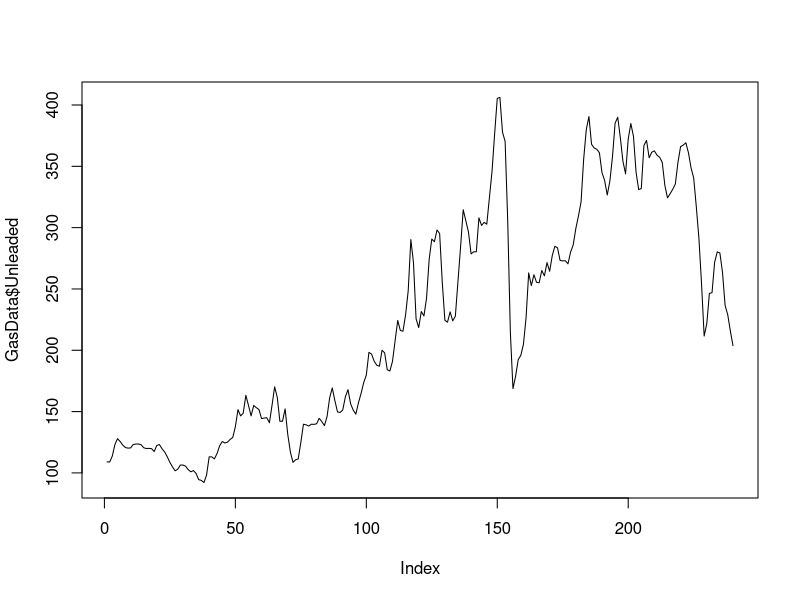
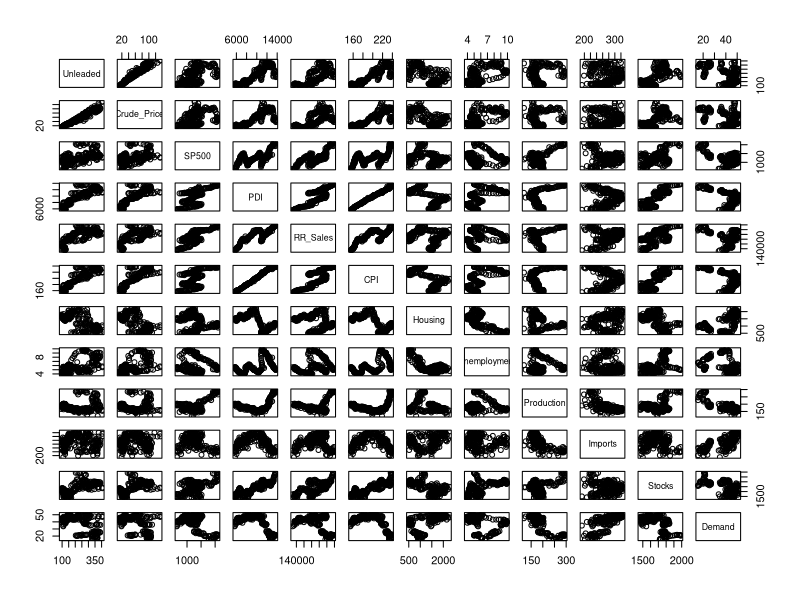
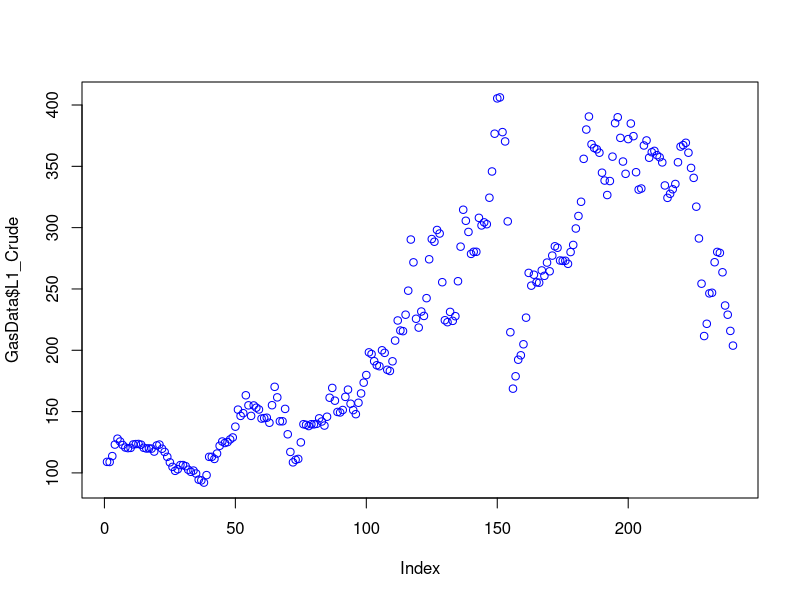

Write R code to recreate these figures, in order. (Note: this script raises an error after producing the figures.)
library(forecast)
library(tseries)

GasData <- read.csv("GasData.csv")

#plot the variable called "unleaded" 
plot(GasData$Unleaded, type = "l")

#Scatterplot Matrix
plot(GasData)
cor(GasData)

plot(GasData$Unleaded, GasData$L1_Crude, col = "blue")

#Fit a regression
lm1 <- lm(Unleaded ~ L1_Crude + L1_SP500 + L1_RR_Sales + L1_Unemp, data = GasData)

#Fit the same regression
lm(Unleaded ~ ., data = GasData)

#Summary
summary(lm1)


#Regression coefficients
coef(summary(lm1))


#Fit a regression without intercept
lm(Unleaded ~ L1_Crude + L1_Unemp + L1_SP500 + L1_RR_Sales - 1, data = GasData)

#Fit a regression with a transformed variable
lm(Unleaded ~ L1_Crude + L1_Unemp + I(log(L1_SP500)) + L1_RR_Sales - 1, data = GasData)

#Extract R Squared
summary(lm1)$r.squared

#Extract adjusted R-squared
summary(lm1)$adj.r.squared

#Extract standard error
sigma(lm1)


#Extract residuals 
lm1_resid <- residuals(lm1)

#Extract Residuals
lm1_fitted <- fitted(lm1)


#Plot Histogram
hist(lm1_resid)

#QQ Plot
qqnorm(lm1_resid)
qqline(lm1_resid)

#Jarque-bera test
jarque.bera.test(lm1_resid)

#Shapiro-Wilk test 
shapiro.test(lm1_resid)

#Kolmogorov-Smirnov test
ks.test(lm1_resid, y = "rnorm")

#Plot Residuals against Fitted Values
plot(lm1_fitted, lm1_resid)

#Plot Squared Residuals against Fitted Values
plot(lm1_fitted, lm1_resid^2)

#Plot Residuals against all x variables
pairs(lm1_resid ~ . , data = GasData[,-1])

#Plot Residuals against Time
plot(lm1_resid, type = "l")


#Plot Residuals against Time
plot(lm1_resid, type = "l")
#Draw the mean line at 0 in Blue
abline(h=0, col = "blue")


#ACF and the PACF of the residuals 
tsdisplay(lm1_resid)


#Create studentized residuals 
lm1_resid_st <- rstandard(lm1)

#Plot the Residuals
plot(lm1_resid_st)
#Draw two horizontal lines at 2 and -2 
abline(h = c(-2,2), col = "red")


